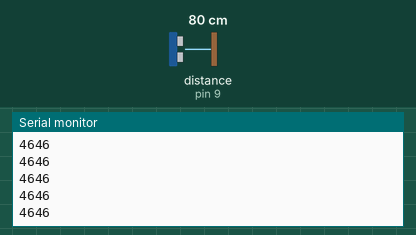
Bench run of a sketch on a simulated Arduino Uno, built with avr-gcc and run on an emulated ATmega328P. Parts: the last lines printed to the serial monitor. Wiring (inferred from the names in the program): ultrasonic range finder: trigger pin 8; echo pin 9. Inputs (shaded band) come from the test bench; at power-on: distance to the obstacle (sensor on pin 9) 80 cm. The echo pulse lasts 58.3 µs per cm.

Above: at 1.2 s.
1.3 s: distance to the obstacle (sensor on pin 9) set to 2 cm
At 2.1 s:
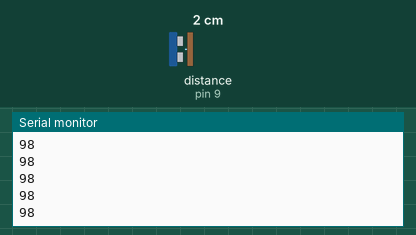
2.8 s: distance to the obstacle (sensor on pin 9) set to 4 cm
At 3.9 s:
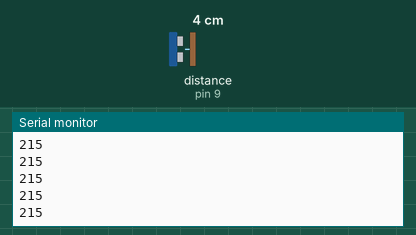
Timing chart, 0 to 5.8 s (numbered marks = the images above; inputs shaded):
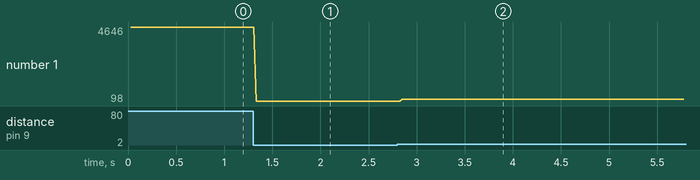

The sketch:

053_hc-sr04_ultrasonic_sensor.ino
```cpp
/**
 * https://www.youtube.com/watch?v=M-UKXCUI0rE&list=PLQJqki0RCuBsA2Gk_KRSY8kKNXzXGadHy&index=8&t=1210s
 *
 * HC-SR04 Ultrasonic Sensor
 */

#define TRIG_PIN 8
#define ECHO_PIN 9

int pingMs = 0; // travel time of ping

void setup() {
  // put your setup code here, to run once:
  pinMode(TRIG_PIN, OUTPUT);
  pinMode(ECHO_PIN, INPUT);

  Serial.begin(9600);
}

void loop() {
  // put your main code here, to run repeatedly:

  // create a wave ping
  digitalWrite(TRIG_PIN, LOW);
  delayMicroseconds(10);
  digitalWrite(TRIG_PIN, HIGH);
  delayMicroseconds(10);
  digitalWrite(TRIG_PIN, LOW);

  pingMs = pulseIn(ECHO_PIN, HIGH);

  delay(25);

  Serial.println(pingMs);
}
```

Measured:
- after the input at 1.3 s, the serial monitor: prints a new line at once (image 1)
- after the input at 2.8 s, the serial monitor: prints a new line after 0.05 s (image 2)
- plotted number 1: 4646 → 98 after the input at 1.3 s, 98 → 215 after the input at 2.8 s
